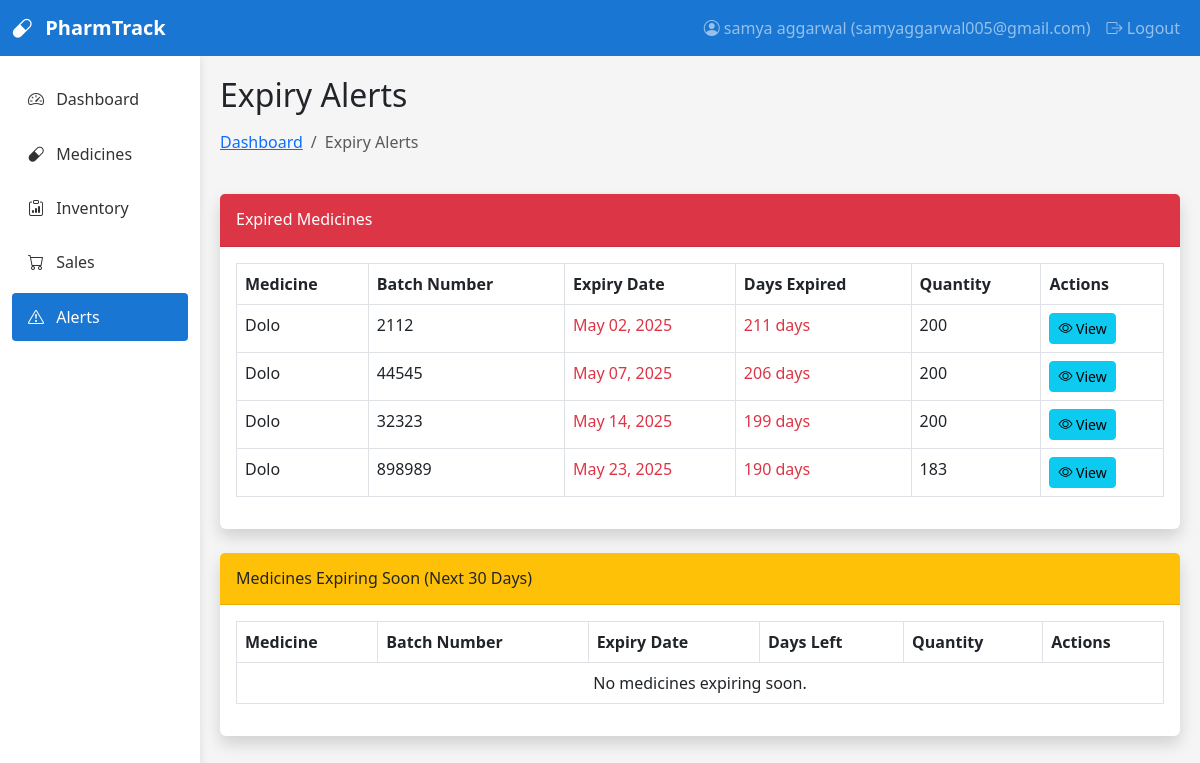
Page /alerts/expiry/ (signed in) on the committed database.
### medicine/models.py (models this page shows, shortened)
class MedicineUser(AbstractUser):
    username = None
    email = models.EmailField('Email Address', unique=True)
    first_name = models.CharField(max_length=30)
    last_name = models.CharField(max_length=30)
    is_active = models.BooleanField(default=True)
    is_staff = models.BooleanField(default=False)
    date_joined = models.DateTimeField(auto_now_add=True)
    USERNAME_FIELD = 'email'
    REQUIRED_FIELDS = ['first_name', 'last_name']
    objects = UserManager()
    def __str__(self):
        return f"{self.first_name} {self.last_name} ({self.email})"
    class Meta:
        verbose_name = 'User'
        verbose_name_plural = 'Users'

class MedicineBatch(models.Model):
    medicine = models.ForeignKey(Medicine, on_delete=models.CASCADE, related_name='batches')
    user = models.ForeignKey(MedicineUser, on_delete=models.CASCADE, related_name='medicine_batches')
    batch_number = models.CharField(max_length=50)
    manufacturing_date = models.DateField()
    expiry_date = models.DateField()
    purchase_price = models.DecimalField(max_digits=10, decimal_places=2)
    selling_price = models.DecimalField(max_digits=10, decimal_places=2)
    quantity_received = models.PositiveIntegerField()
    current_quantity = models.PositiveIntegerField()
    received_date = models.DateField(default=timezone.now)
    is_active = models.BooleanField(default=True)
    @property
    def days_to_expiry(self):
        today = timezone.now().date()
        if self.expiry_date < today:
            return -1 * (today - self.expiry_date).days
        return (self.expiry_date - today).days
    class Meta:
        verbose_name_plural = "Medicine Batches"

class Medicine(models.Model):
    name = models.CharField(max_length=100)
    generic_name = models.CharField(max_length=100, blank=True, null=True)
    category = models.TextField(max_length=50)
    description = models.TextField(blank=True, null=True)
    minimum_stock = models.PositiveIntegerField(default=10)
    supplier = models.TextField(max_length=50)
    user = models.ForeignKey(MedicineUser, on_delete=models.CASCADE, related_name='medicines')

### medicine/views.py (the view)
# urls.py: path('alerts/expiry/', views.expiry_alerts, name='expiry_alerts'),
@login_required
def expiry_alerts(request):
    today = timezone.now().date()
    thirty_days_later = today + timedelta(days=30)
    user_medicine_ids = Medicine.objects.filter(user=request.user).values_list('id', flat=True)
    expired_batches = MedicineBatch.objects.filter(
        expiry_date__lt=today,
        is_active=True,
        medicine_id__in=user_medicine_ids
    ).order_by('expiry_date')
    expiring_soon_batches = MedicineBatch.objects.filter(
        expiry_date__gte=today,
        expiry_date__lte=thirty_days_later,
        is_active=True,
        medicine_id__in=user_medicine_ids
    ).order_by('expiry_date')
    context = {
        'expired_batches': expired_batches,
        'expiring_soon_batches': expiring_soon_batches,
    }
    return render(request, 'medicine/expiry_alerts.html', context)

### medicine/templatetags/custom_filters.py (called while the page is built)
@register.filter
def abs_value(value):
    try:
        return abs(value)
    except (ValueError, TypeError):
        return value

### medicine/templates/medicine/expiry_alerts.html (shortened to what this page needs)
{% extends 'medicine/base.html' %}
{% load custom_filters %}
{% block page_title %}Expiry Alerts{% endblock %}
{% block breadcrumb %}
<nav aria-label="breadcrumb">
    <ol class="breadcrumb">
        <li class="breadcrumb-item"><a href="{% url 'dashboard' %}">Dashboard</a></li>
        <li class="breadcrumb-item active" aria-current="page">Expiry Alerts</li>
    </ol>
</nav>
{% endblock %}
{% block content %}
<div class="card shadow mb-4">
    <div class="card-header py-3 bg-danger text-white">
        <h6 class="m-0 font-weight-bold">Expired Medicines</h6>
    </div>
    <div class="card-body">
        <div class="table-responsive">
            <table class="table table-bordered table-hover">
                <thead>
                    <tr>
                        <th>Medicine</th>
                        <th>Batch Number</th>
                        <th>Expiry Date</th>
                        <th>Days Expired</th>
                        <th>Quantity</th>
                        <th>Actions</th>
                    </tr>
                </thead>
                <tbody>
                    {% for batch in expired_batches %}
                    <tr>
                        <td>{{ batch.medicine.name }}</td>
                        <td>{{ batch.batch_number }}</td>
                        <td class="text-danger">{{ batch.expiry_date|date:"M d, Y" }}</td>
                        <td class="text-danger">{{ batch.days_to_expiry|abs_value }} days</td>
                        <td>{{ batch.current_quantity }}</td>
                        <td>
                            <a href="/" class="btn btn-sm btn-info">
                                <i class="bi bi-eye"></i> View
                            </a>
                        </td>
                    </tr>
                    {% empty %}
                    <tr>
                        <td colspan="6" class="text-center">No expired medicines found.</td>
                    </tr>
                    {% endfor %}
                </tbody>
            </table>
        </div>
    </div>
</div>
<div class="card shadow mb-4">
    <div class="card-header py-3 bg-warning text-dark">
        <h6 class="m-0 font-weight-bold">Medicines Expiring Soon (Next 30 Days)</h6>
    </div>
    <div class="card-body">
        <div class="table-responsive">
            <table class="table table-bordered table-hover">
                <thead>
                    <tr>
                        <th>Medicine</th>
                        <th>Batch Number</th>
                        <th>Expiry Date</th>
                        <th>Days Left</th>
                        <th>Quantity</th>
                        <th>Actions</th>
                    </tr>
                </thead>
                <tbody>
                    {% for batch in expiring_soon_batches %}
                    <tr>
                        <td>{{ batch.medicine.name }}</td>
                        <td>{{ batch.batch_number }}</td>
                        <td>{{ batch.expiry_date|date:"M d, Y" }}</td>
                        <td class="{% if batch.days_to_expiry <= 7 %}text-danger{% elif batch.days_to_expiry <= 15 %}text-warning{% endif %}">
                            {{ batch.days_to_expiry }} days
                        </td>
                        <td>{{ batch.current_quantity }}</td>
                        <td>
                            <a href="/" class="btn btn-sm btn-info">
                                <i class="bi bi-eye"></i> View
                            </a>
                        </td>
                    </tr>
                    {% empty %}
                    <tr>
                        <td colspan="6" class="text-center">No medicines expiring soon.</td>
                    </tr>
                    {% endfor %}
                </tbody>
            </table>
        </div>
    </div>
</div>
{% endblock %}

### medicine/templates/medicine/base.html (shortened to what this page needs)
<!DOCTYPE html>
<html lang="en">
<head>
    <link href="https://cdn.jsdelivr.net/npm/bootstrap@5.3.0-alpha1/dist/css/bootstrap.min.css" rel="stylesheet">
    <link rel="stylesheet" href="https://cdn.jsdelivr.net/npm/bootstrap-icons@1.10.3/font/bootstrap-icons.css">
</head>
<body>
    <nav class="navbar navbar-expand-lg navbar-dark" style="background-color: var(--primary-color);">
        <div class="container-fluid">
            <a class="navbar-brand" href="{% url 'dashboard' %}">
                <i class="bi bi-capsule me-2"></i>
                PharmTrack
            </a>
            <div class="collapse navbar-collapse" id="navbarNav">
                <ul class="navbar-nav ms-auto">
                    <li class="nav-item">
                        <a class="nav-link" href="#">
                            <i class="bi bi-person-circle"></i> {{request.user}}
                        </a>
                    </li>
                    <li class="nav-item">
                        <a class="nav-link" href="{% url 'logout' %}">
                            <i class="bi bi-box-arrow-right"></i> Logout
                        </a>
                    </li>
                </ul>
            </div>
        </div>
    </nav>
    <div class="container-fluid">
        <div class="row">
            <div class="col-md-3 col-lg-2 sidebar py-3">
                <ul class="nav flex-column">
                    <li class="nav-item">
                        <a class="nav-link {% if request.path == '/' %}active{% endif %}" href="{% url 'dashboard' %}">
                            <i class="bi bi-speedometer2"></i> Dashboard
                        </a>
                    </li>
                    <li class="nav-item">
                        <a class="nav-link {% if 'medicines' in request.path %}active{% endif %}" href="{% url 'medicine_list' %}">
                            <i class="bi bi-capsule"></i> Medicines
                        </a>
                    </li>
                    <li class="nav-item">
                        <a class="nav-link {% if 'inventory/report' in request.path %}active{% endif %}" href="{% url 'inventory_report' %}">
                            <i class="bi bi-clipboard-data"></i> Inventory
                        </a>
                    </li>
                    <li class="nav-item">
                        <a class="nav-link {% if 'sales' in request.path %}active{% endif %}" href="{% url 'sale_list' %}">
                            <i class="bi bi-cart"></i> Sales
                        </a>
                    </li>
                    <li class="nav-item">
                        <a class="nav-link position-relative {% if 'alerts' in request.path %}active{% endif %}" href="{% url 'low_stock_alerts' %}">
                            <i class="bi bi-exclamation-triangle"></i> Alerts
                        </a>
                    </li>
                </ul>
            </div>
            <div class="col-md-9 col-lg-10 main-content">
                <div class="mb-4">
                    <h2 class="mb-3">{% block page_title %}{% endblock %}</h2>
                    <div class="d-flex justify-content-between">
                        <div>
                            {% block breadcrumb %}{% endblock %}
                        </div>
                    </div>
                </div>
                {% block content %}{% endblock %}
            </div>
        </div>
    </div>
</body>
</html>

### medicine/templates/medicine/base.html (style rules this page uses)
:root { --primary-color: #1976D2; --secondary-color: #64B5F6; --success-color: #4CAF50; --danger-color: #F44336; --warning-color: #FFC107; }
body { font-family: 'Segoe UI', Tahoma, Geneva, Verdana, sans-serif; background-color: #f5f5f5; }
.sidebar { background-color: #fff; min-height: calc(100vh - 56px); box-shadow: 0 0 10px rgba(0, 0, 0, 0.1); }
.sidebar .nav-link { color: #333; padding: 0.75rem 1rem; border-radius: 0.25rem; margin: 0.2rem 0; }
.sidebar .nav-link.active { background-color: var(--primary-color); color: white; }
.sidebar .nav-link i { margin-right: 0.5rem; }
.navbar-brand { font-weight: 600; }
.main-content { padding: 20px; }
.card { border: none; box-shadow: 0 0 10px rgba(0, 0, 0, 0.1); margin-bottom: 20px; }
.card-header { background-color: #fff; border-bottom: 1px solid rgba(0, 0, 0, 0.1); font-weight: 600; }

### rows in the picture
MedicineUser: user "samya aggarwal (samyaggarwal005@gmail.com)"
MedicineBatch: medicine.name "Dolo", batch_number "2112", expiry_date "May 02, 2025", days_to_expiry|abs_value "211", current_quantity "200"
MedicineBatch: medicine.name "Dolo", batch_number "44545", expiry_date "May 07, 2025", days_to_expiry|abs_value "206", current_quantity "200"
MedicineBatch: medicine.name "Dolo", batch_number "32323", expiry_date "May 14, 2025", days_to_expiry|abs_value "199", current_quantity "200"
MedicineBatch: medicine.name "Dolo", batch_number "898989", expiry_date "May 23, 2025", days_to_expiry|abs_value "190", current_quantity "183"
